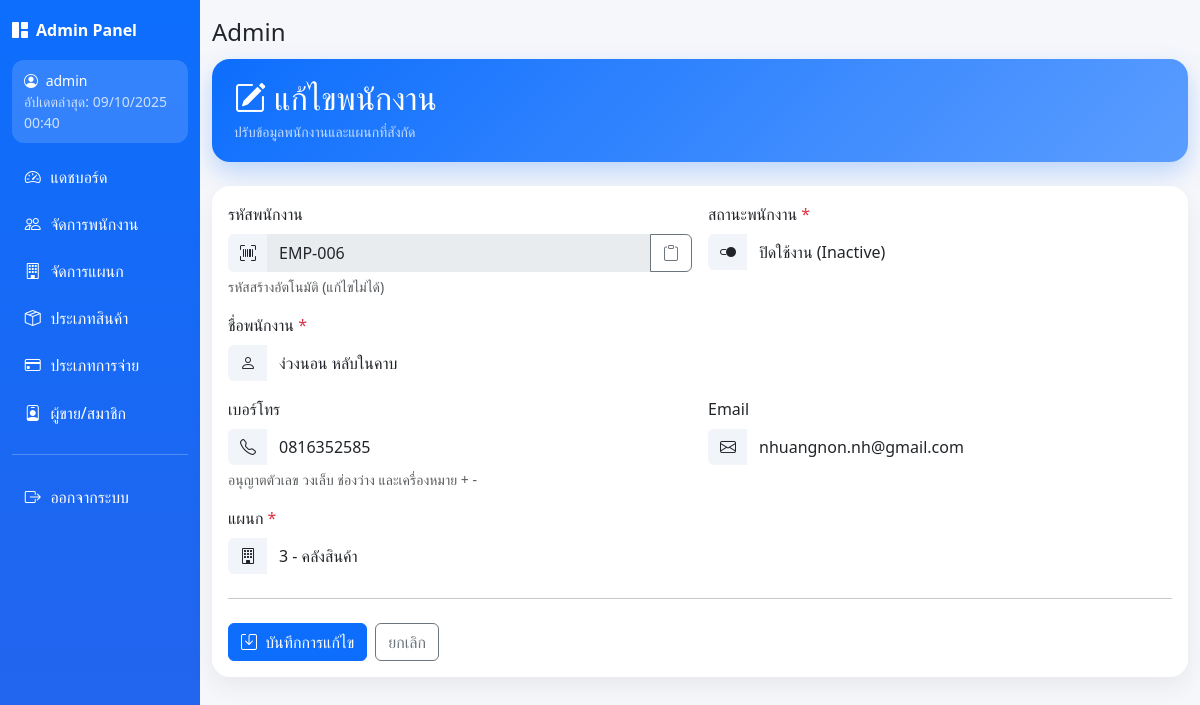
Screenshot of /Devolper/employee_edit.php?id=6 (signed in) with the database file from the repository.
### tables this page shows
CREATE TABLE `employees` (
  `employee_id` int(10) UNSIGNED NOT NULL,
  `full_name` varchar(150) NOT NULL COMMENT 'ชื่อพนักงาน',
  `phone` varchar(20) DEFAULT NULL,
  `email` varchar(150) DEFAULT NULL,
  `status` enum('active','inactive') NOT NULL DEFAULT 'active' COMMENT 'สถานะพนักงาน',
  `department_id` int(10) UNSIGNED NOT NULL,
  `employee_code` varchar(12) DEFAULT NULL
);

CREATE TABLE `departments` (
  `department_id` int(10) UNSIGNED NOT NULL,
  `department_name` varchar(100) NOT NULL COMMENT 'ชื่อแผนก',
  `head_employee_id` int(10) UNSIGNED DEFAULT NULL COMMENT 'รหัสพนักงานที่เป็นหัวหน้า (FK ไป employees ภายหลัง)'
);

### Devolper/employee_edit.php (the view, shortened to what this page needs)
<?php
require_once "../connect.php";
$employee_id = intval($_GET['id'] ?? 0);
$departments = [];
$deptSql = "SELECT department_id, department_name FROM departments ORDER BY department_name";
if ($res = $conn->query($deptSql)) {
  while ($r = $res->fetch_assoc()) $departments[] = $r;
}
$empSql = "SELECT e.employee_id, e.employee_code, e.full_name, e.phone, e.email,
                  e.department_id, e.status
           FROM employees e
           WHERE e.employee_id = ?";
$stmt = $conn->prepare($empSql);
$stmt->bind_param("i", $employee_id);
$stmt->execute();
$emp = $stmt->get_result()->fetch_assoc();
require __DIR__ . '/partials/admin_header.php';
?>
<!DOCTYPE html>
<html lang="th">
<head>
  <link href="https://cdn.jsdelivr.net/npm/bootstrap@5.3.3/dist/css/bootstrap.min.css" rel="stylesheet">
  <link href="https://cdn.jsdelivr.net/npm/bootstrap-icons@1.11.3/font/bootstrap-icons.css" rel="stylesheet">
</head>
<body>
  <div class="page-head d-flex justify-content-between align-items-center mb-4">
    <div>
      <h2 class="mb-1"><i class="bi bi-pencil-square me-2"></i>แก้ไขพนักงาน</h2>
      <div class="small opacity-75">ปรับข้อมูลพนักงานและแผนกที่สังกัด</div>
    </div>
  </div>
  <div class="card">
    <div class="card-body">
      <form method="post" id="empEditForm" novalidate>
        <div class="row g-3">
          <div class="col-md-6">
            <label class="form-label">รหัสพนักงาน</label>
            <div class="input-group">
              <span class="input-group-text"><i class="bi bi-upc-scan"></i></span>
              <input type="text" class="form-control" id="empCode" value="<?= htmlspecialchars($emp['employee_code']) ?>" disabled>
              <button class="btn btn-outline-secondary copy-btn" type="button" id="btnCopyCode" title="คัดลอกรหัส">
                <i class="bi bi-clipboard"></i>
              </button>
            </div>
            <div class="form-text">รหัสสร้างอัตโนมัติ (แก้ไขไม่ได้)</div>
          </div>
          <div class="col-md-6">
            <label class="form-label required">สถานะพนักงาน</label>
            <div class="input-group">
              <span class="input-group-text"><i class="bi bi-toggle2-on"></i></span>
              <select name="status" class="form-select" required>
                <option value="inactive" <?= $emp['status']==='inactive'?'selected':''; ?>>ปิดใช้งาน (Inactive)</option>
              </select>
            </div>
          </div>
          <div class="col-12">
            <label class="form-label required">ชื่อพนักงาน</label>
            <div class="input-group">
              <span class="input-group-text"><i class="bi bi-person"></i></span>
              <input type="text" name="full_name" class="form-control" required
                     placeholder="กรอกชื่อ-นามสกุล"
                     value="<?= htmlspecialchars($emp['full_name']) ?>">
            </div>
          </div>
          <div class="col-md-6">
            <label class="form-label">เบอร์โทร</label>
            <div class="input-group">
              <span class="input-group-text"><i class="bi bi-telephone"></i></span>
              <input type="tel" name="phone" class="form-control"
                     value="<?= htmlspecialchars($emp['phone']) ?>"
                     pattern="^[0-9+\-\s()]{8,20}$"
                     placeholder="เช่น 08x-xxx-xxxx">
            </div>
            <div class="form-text">อนุญาตตัวเลข วงเล็บ ช่องว่าง และเครื่องหมาย + -</div>
          </div>
          <div class="col-md-6">
            <label class="form-label">Email</label>
            <div class="input-group">
              <span class="input-group-text"><i class="bi bi-envelope"></i></span>
              <input type="email" name="email" class="form-control"
                     value="<?= htmlspecialchars($emp['email']) ?>"
                     placeholder="name@example.com">
            </div>
          </div>
          <div class="col-12">
            <label class="form-label required">แผนก</label>
            <div class="input-group">
              <span class="input-group-text"><i class="bi bi-building"></i></span>
              <select name="department_id" class="form-select" required>
                <?php foreach ($departments as $d): ?>
                  <option value="<?= $d['department_id']; ?>"
                    <?= ($emp['department_id']==$d['department_id'])?'selected':''; ?>>
                    <?= htmlspecialchars($d['department_id'].' - '.$d['department_name']); ?>
                  </option>
                <?php endforeach; ?>
              </select>
            </div>
          </div>
        </div>
        <hr class="my-4">
        <div class="d-flex gap-2">
          <button type="submit" class="btn btn-primary">
            <i class="bi bi-save me-1"></i> บันทึกการแก้ไข
          </button>
          <a href="employeeManagement.php" class="btn btn-outline-secondary">ยกเลิก</a>
        </div>
      </form>
    </div>
  </div>
</body>
</html>
<?php require __DIR__ . '/partials/admin_footer.php'; ?>

### Devolper/partials/admin_header.php (style rules this page uses)
body { background:#f6f7fb; }

### Devolper/employee_edit.php (style rules this page uses)
body { background:#f6f7fb; }
.page-head { background: linear-gradient(135deg,#0d6efd,#5b9dff); color:#fff; border-radius:18px; padding:20px 22px; box-shadow:0 10px 25px rgba(13,110,253,.25); }
.card { border:0; border-radius:18px; box-shadow:0 10px 25px rgba(0,0,0,.06); }
.input-group-text { background:#f1f4f9; border:none; }
.form-control, .form-select { border:none; background:#fff; }
.required:after { content:" *"; color:#dc3545; }
.copy-btn { white-space:nowrap; }

### rows the page displays
employees: employee_code "EMP-006", status "ปิดใช้งาน (Inactive)", full_name "ง่วงนอน หลับในคาบ", phone "0816352585", email "nhuangnon.nh@gmail.com", department_id "3 - คลังสินค้า"

### other values shown
$_SESSION['username'] "admin"
$page_title "Admin"
